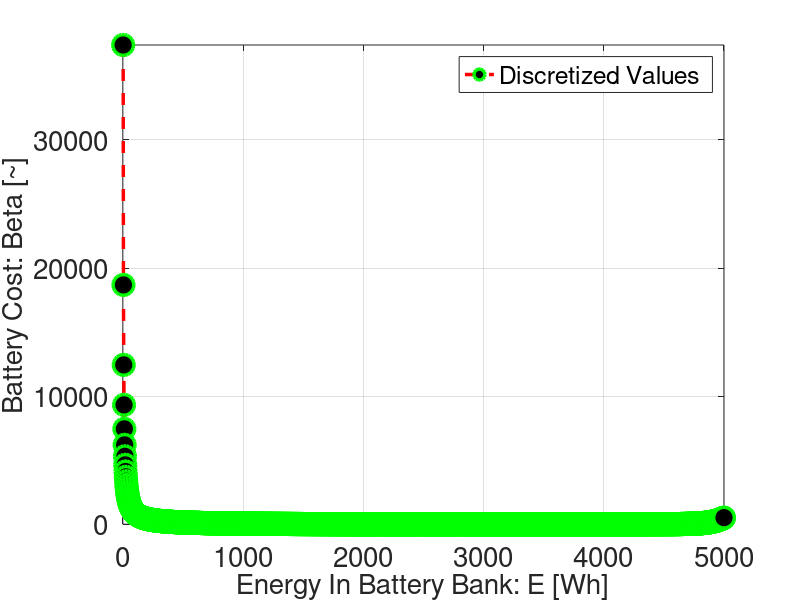

Here is the MATLAB script that generated this plot:
%created by Trent Dillon in July
%defines battery cost function via polynomial

clear all close all clc

%% set range of probable battery capacities

uc = 5000;
n = 2000;
lb = 0.75;
ub = 1.75;

E = linspace(0,uc,n); %Wh
Emid = E(round(n/2));

%% run piecewise

a = 50;
b = 1.01;

beta = zeros(size(E));
for i = 1:length(E)
    if E(i) < lb*Emid
        beta(i) = a*((lb*Emid)/E(i) - 1);
    elseif E(i) > ub*Emid
        beta(i) = b^(E(i) - (ub*Emid)) - 1;
    else
        beta(i) = 0;
    end
end


%% plot

figure
plot(E,beta,'--ro',...
    'LineWidth',2.5,...
    'MarkerSize',15,...
    'MarkerEdgeColor','g',...
    'MarkerFaceColor',[0,0,0])
ylim([0,inf])
grid on
set(gca,'FontSize',20)
xlabel('Energy In Battery Bank: E [Wh]','Fontsize',20)
ylabel('Battery Cost: Beta [~]','Fontsize',20)
legend('Discretized Values')

